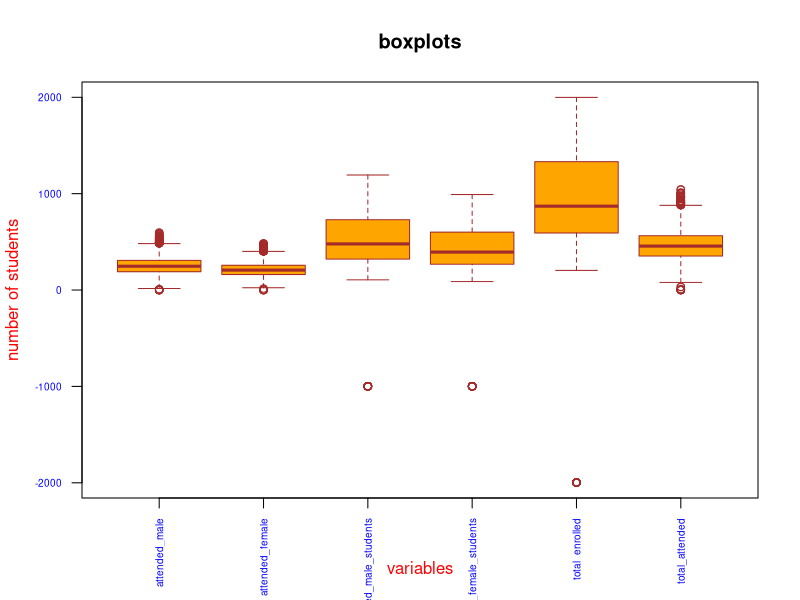
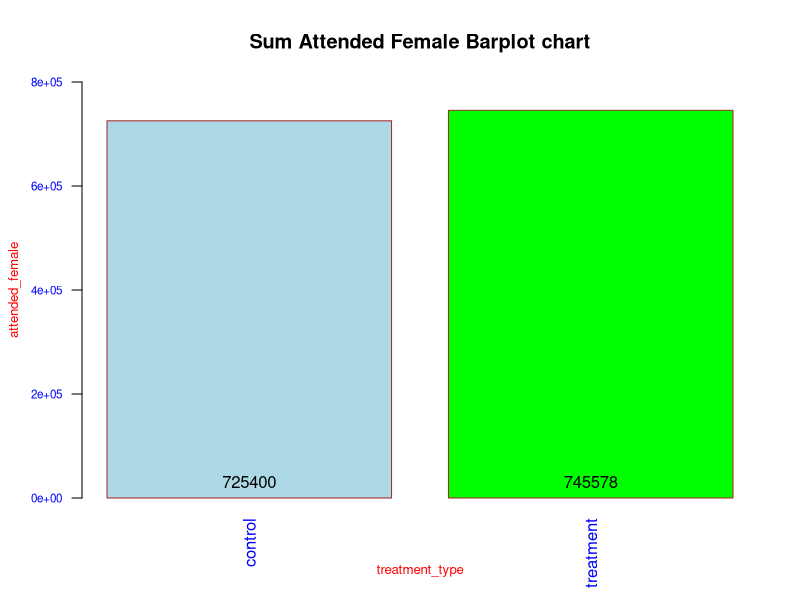
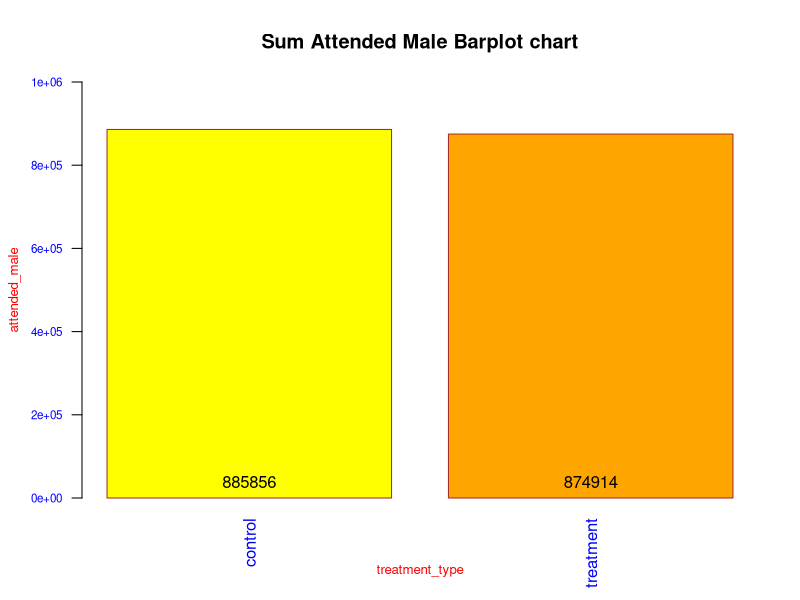
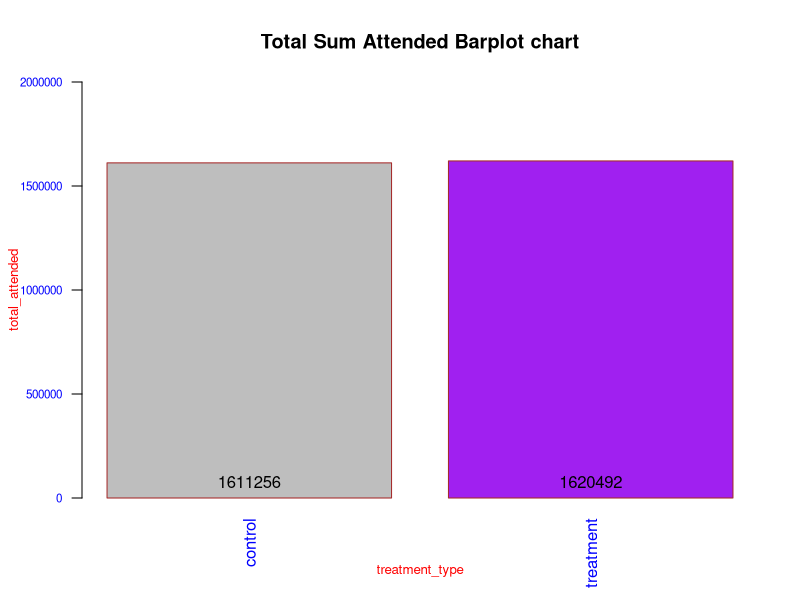
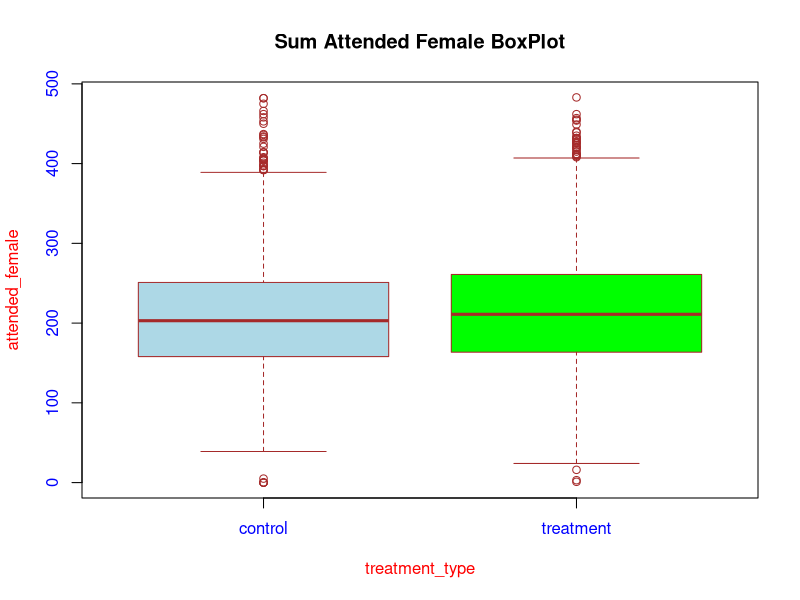
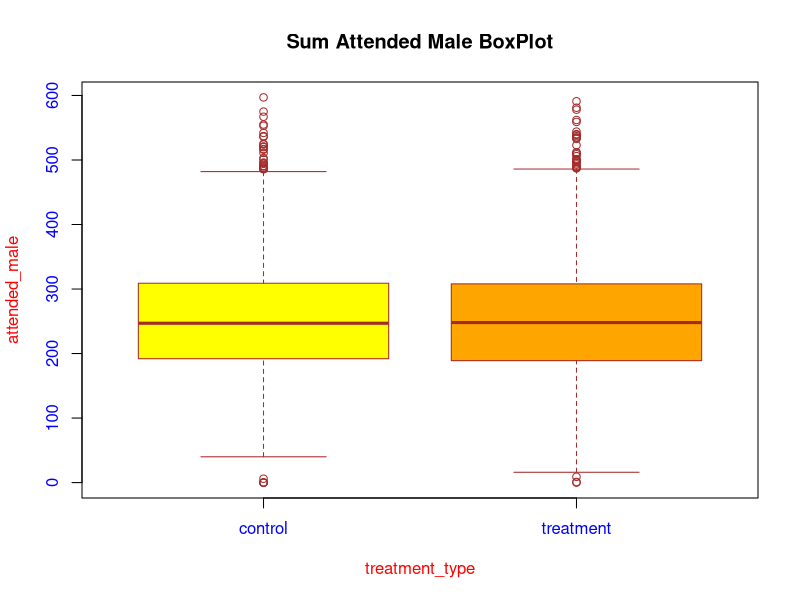
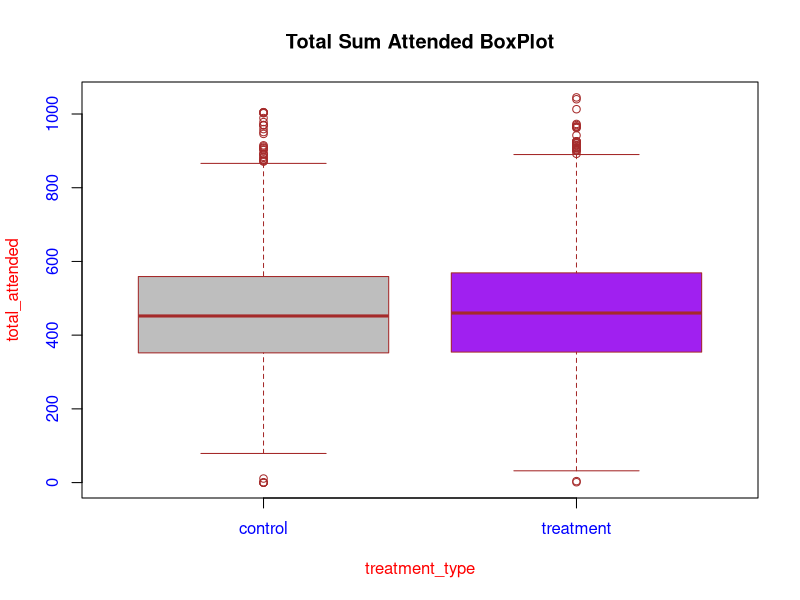
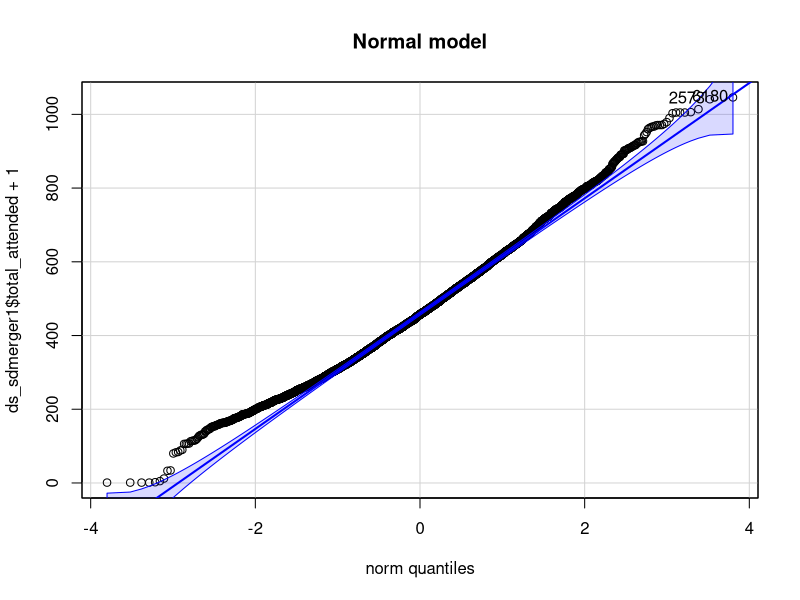

Write R code to recreate these figures, in order.
## ---- chunk 1
## Set Chunk requirements
knitr::opts_chunk$set(echo = TRUE, message = FALSE, warning = FALSE)
#echo=FALSE indicates that the code will not be shown in the final document 
#(though any results/output would still be displayed).
#include=FALSE to have the chunk evaluated, but neither the code nor its output displayed
# warning=FALSE and message=FALSE suppress any R warnings or messages from being included 
#in the final document
## ---- chunk 2
#Import relevant packages
library(stats)
library(psych)
library(ggplot2)
## ---- chunk 3
#loading the excel dataset with two sheets
library("readxl")
setwd('E:/Documents/Reinp/GitHub Respositories/AB_Testing-with-RStudio')
ds_sd<-read_excel('School data.xlsx', sheet = "Data")
View(ds_sd)
attach(ds_sd)

ds_sd1<-read_excel('School data.xlsx', sheet = "District names")
View(ds_sd1)
attach(ds_sd1)
## ---- chunk 4
#learn more about the dataset
help(ds_sd)
??ds_sd
str(ds_sd)
class(ds_sd)
typeof(ds_sd) 
length(ds_sd)
names(ds_sd) #display variable names
#attributes(ds_sd) #names(ds_sd), class(ds_sd), row.names(ds_sd)
## ---- chunk 5
#distribution of input variables
table(ds_sd$district_id)
table(ds_sd1$"DISTRICT ID")
## ---- chunk 6
#unique values per column
unique(ds_sd$district_id)
unique(ds_sd1$"DISTRICT ID")
## ---- chunk 7
#district_id 200 in (ds_sd dataframe) is not in the (ds-sd1 dataframe)
#DISTRICT ID 1 in (ds_sd1 dataframe) is not in the (ds-sd dataframe)
#DISTRICT ID 2 in (ds_sd1 dataframe) is not in the (ds-sd dataframe)
#DISTRICT ID 112 in (ds_sd1 dataframe) is not in the (ds-sd dataframe)
## ---- chunk 8
ds_sdmerge <- merge(ds_sd, ds_sd1, by.x = "district_id", by.y = "DISTRICT ID") #N/A. 
#This is default #Keep rows where there’s a match in both #innerjoin
View(ds_sdmerge)

ds_sdmerge1 <- merge(ds_sd, ds_sd1, by.x = "district_id", by.y = "DISTRICT ID", all.x = TRUE)
#Keep all rows from x, regardless of match in y #leftJoin even if there's no match in y
View(ds_sdmerge1)

ds_sdmerge2 <- merge(ds_sd, ds_sd1, by.x = "district_id", by.y = "DISTRICT ID", all.y = TRUE)
#Keep all rows from y, regardless of match in x #Rightjoin even if there's no match in x
View(ds_sdmerge2)

ds_sdmerge3 <- merge(ds_sd, ds_sd1, by.x = "district_id", by.y = "DISTRICT ID", all= TRUE)
#Keep all rows from x AND from y #Outerjoin 
View(ds_sdmerge3)

#We select default merge for the final data. It keeps rows where there’s a match in both. 
#we get a total of 6970 schools

## ---- chunk 9
#add total_enrolled column by computing the total number of student enrolled and total number 
#of attended in each school
#Get the total number of student enrolled in each school by adding enrolled_male_students 
#and enrolled_female_students columns

#Adding by equation
ds_sdmerge$total_enrolled=ds_sdmerge$enrolled_male_students + ds_sdmerge$enrolled_female_students
ds_sdmerge$total_attended=ds_sdmerge$attended_male + ds_sdmerge$attended_female

#transform() function
ds_sdmerge1 <- transform(ds_sdmerge1, total_enrolled = enrolled_male_students +
                    enrolled_female_students)
ds_sdmerge1 <- transform(ds_sdmerge1, total_attended = attended_male + attended_female)

#apply() function
ds_sdmerge2$total_enrolled <- apply(ds_sdmerge2[,c('enrolled_male_students',
                          'enrolled_female_students')], 1, function(x) sum(x))
ds_sdmerge2$total_attended <- apply(ds_sdmerge2[,c('attended_male', 'attended_female')], 1,
                              function(x) sum(x))

#tidyverse's dplyr
library(dplyr)
ds_sdmerge3 <- mutate(ds_sdmerge3, total_enrolled = enrolled_male_students +
                        enrolled_female_students)
ds_sdmerge3 <- mutate(ds_sdmerge3, total_attended = attended_male + attended_female)

## ---- chunk 10
#summary statistics
summary(ds_sdmerge) #summarizes the dataset
describe(ds_sdmerge)
## ---- chunk 11
#Create the school_id variable by first sorting the data within each district by the total
#number of enrollees per school. Let the ID be 1 for the school within each district with the
#highest number of enrolled students, 2 for the second highest and so on........

ds_sdmerge <- arrange(ds_sdmerge,district_id,desc(total_enrolled))


ds_sdmerger <- ds_sdmerge %>% 
  group_by(district_id) %>% 
  mutate(school_id = rank(desc(total_enrolled), ties.method = "first"))

View(ds_sdmerger)
head(ds_sdmerger)
tail(ds_sdmerger)

## ---- chunk 12
#Check the numeric variables for outliers.
describe(ds_sdmerger)

## We use boxplot to visualize for any outliers

boxplot(ds_sdmerger [, c("attended_male", "attended_female", "enrolled_male_students",
      "enrolled_female_students", "total_enrolled", "total_attended")], main="boxplots",
xlab="variables",
ylab="number of students",
col="orange",
border="brown", las = 2, cex.axis = 0.6, col.axis = 'blue', col.lab = 'red')

## ---- chunk 13
#From the boxplot above, outliers are present in form of negative count of students.
#There are negative values in enrolled_male_students and in enrolled_female_students leading 
#to a negative total_enrolled
## ---- chunk 14
#cleaning data from the outliers
ds_sdmerger1 <- ds_sdmerger[(ds_sdmerger[,8]>0),]
View(ds_sdmerger1)
describe(ds_sdmerger1)
## ---- chunk 15
#Label values for the treatment variable appropriately (1 = Treatment, 0 = Control)
ds_sdmerger1$treatment_type <- factor(ds_sdmerger1$treatment, levels = c(0,1), 
                                      labels = c("control", "treatment"))
View(ds_sdmerger1)


which(is.na(ds_sdmerger1$total_attended)) #check for missing values

which(!complete.cases(ds_sdmerger1))
## ---- chunk 16
#Create a well labelled graphs showing the difference in attendance between treatment 
#and control schools.

bp1 <- barplot(tapply(ds_sdmerger1$attended_female, ds_sdmerger1$treatment_type, FUN=sum), 
    xlab="treatment_type",ylab="attended_female",col=c("lightblue", "green"), 
main="Sum Attended Female Barplot chart",border="brown" , col.axis = 'blue', col.lab = 'red',
cex.axis = 0.7, cex.lab = 0.8, las = 2, ylim=c(0, 800000))
text(bp1, 0, tapply(ds_sdmerger1$attended_female, ds_sdmerger1$treatment_type, FUN=sum), 
     cex=1,pos=3)


bp2 <- barplot(tapply(ds_sdmerger1$attended_male, ds_sdmerger1$treatment_type, FUN=sum),
    xlab="treatment_type",ylab="attended_male",col=c("yellow", "orange"),
    main="Sum Attended Male Barplot chart",border="brown" , col.axis = 'blue', col.lab = 'red',
    cex.axis = 0.7, cex.lab = 0.8, las = 2, ylim=c(0, 1000000))
text(bp2, 0, tapply(ds_sdmerger1$attended_male, ds_sdmerger1$treatment_type, FUN=sum), 
     cex=1,pos=3)


bp3 <- barplot(tapply(ds_sdmerger1$total_attended, ds_sdmerger1$treatment_type, FUN=sum), 
      xlab="treatment_type",ylab="total_attended",col=c("grey", "purple"),
  main="Total Sum Attended Barplot chart",border="brown" , col.axis = 'blue', col.lab = 'red',
  cex.axis = 0.7, cex.lab = 0.8, las = 2, ylim=c(0, 2000000))
text(bp3, 0, tapply(ds_sdmerger1$total_attended, ds_sdmerger1$treatment_type, FUN=sum), 
     cex=1,pos=3)
## ---- chunk 17
#relationship between treatment_type and total_attended by means of a boxplot
boxplot(attended_female ~ treatment_type,
col=c("lightblue", "green"),ds_sdmerger1,
col.axis = 'blue', col.lab = 'red', border="brown",
main="Sum Attended Female BoxPlot")

boxplot(attended_male ~ treatment_type,
col=c("yellow", "orange"),ds_sdmerger1,
col.axis = 'blue', col.lab = 'red', border="brown",
main="Sum Attended Male BoxPlot")


boxplot(total_attended ~ treatment_type,
col=c("gray","purple"),ds_sdmerger1,
col.axis = 'blue', col.lab = 'red', border="brown",
main="Total Sum Attended BoxPlot")
## ---- chunk 18
#finding a fitting distribution for the total attended variable
library(car)
library(MASS) #So that distributions that must be non-zero can make sense of my data

qqp(ds_sdmerger1$total_attended+1, "norm", main="Normal model")

qqp(ds_sdmerger1$total_attended+1, "lnorm", main="LogNormal model") #lnorm means lognormal

# qqp requires estimates of the parameters of the negative binomial, Poisson
# and gamma distributions. You can generate estimates using the fitdistr
# function.

#negative binomial and gamma distributions can only handle positive numbers.
#Poisson distribution can only handle positive whole numbers. 
#Binomial and Poisson distributions are different from the others because they 
#are discrete rather than continuous, which means they quantify distinct, 
#countable events or the probability of these events

nbinom <- fitdistr(ds_sdmerger1$total_attended+1, "Negative Binomial")
qqp(ds_sdmerger1$total_attended+1, "nbinom", size = nbinom$estimate[[1]], mu =
      nbinom$estimate[[2]], main="Negative Binomial model")

pois <- fitdistr(ds_sdmerger1$total_attended+1, "Poisson")
qqp(ds_sdmerger1$total_attended+1, "pois", lambda=pois$estimate, main="Poisson model")

gamma <- fitdistr(ds_sdmerger1$total_attended+1, "gamma")
qqp(ds_sdmerger1$total_attended+1, "gamma", shape = gamma$estimate[[1]], rate =
      gamma$estimate[[2]], main="Gamma model")
## ---- chunk 19
#Armed with the knowledge of which probability distribution fits best, 
#we can try fitting a model


#A mixed model is similar in many ways to a linear model. 
#It estimates the effects of one or more explanatory variables on a response variable.
#The output of a mixed model will give you a list of explanatory values, estimates and
#confidence intervals of their effect sizes, p-values for each effect, and 
#at least one measure of how well the model fits. 
#You should use a mixed model instead of a simple linear model when you have a variable 
#that describes your data sample as a subset of the data you could have collected.

#In a mixed model, we add one or more random effects to our fixed effects.
#These random effects essentially give structure to the error term. 
#this characterizes idiosyncratic variation that is due to individual differences.

#linear models are “fixed-effects-only” models. They have one or more fixed effects and a 
#general error term.

#If data is normally distributed, we can use a linear mixed model (LMM). 
#load the lme4 package and make a call to the function lmer. 
#The first argument to the function is a formula that takes the form y ~ x1 + x2 ...etc.,
#where y is the response variable and x1, x2, etc. are explanatory variables. 
#Random effects are added in with the explanatory variables. 
#Crossed random effects take the form (1 | r1) + (1 | r2) ... 
#while nested random effects take the form (1 | r1 / r2).

#The next argument is where you designate the data frame your variables come from. 
#This is where you can designate whether the mixed model will estimate the parameters
#using maximum likelihood or restricted maximum likelihood. 
#If your random effects are nested, or you have only one random effect, and if your data
#are balanced (i.e., similar sample sizes in each factor group) set REML to FALSE, 
#because you can use maximum likelihood. 
#If your random effects are crossed, don't set the REML argument because it defaults
#to TRUE anyway.
## ---- chunk 20
library(lme4)
#1.We construct the null model first. 
#H0 (called the null hypothesis ): There is no relationship between the two variables.

lmmtreatment.null <- lmer(total_attended ~ total_enrolled + (1 | district_id), 
                          data = ds_sdmerger1, REML = FALSE)
summary(lmmtreatment.null)

#The Anova function does a Wald test, which tells us how confident we are of our 
#estimate of the effect of total enrolled on total attended, and the p-value tells 
#me that I should not be confident at all.
Anova(lmmtreatment.null)
## ---- chunk 21
#2.we construct the full model next
#H1 (called the alternative hypothesis): There exist a relationship between the two variables.

lmmtreatment <- lmer(total_attended ~ treatment + total_enrolled + (1 | district_id), 
                          data = ds_sdmerger1, REML = FALSE)
summary(lmmtreatment)

#The Anova function tells us how confident we are of our estimate of the effect of 
#treatment and total enrolled on total attended, and the p-value tells 
#me that I should not be confident at all.
Anova(lmmtreatment)
## ---- chunk 22
lmmtreat <- lmer(total_attended ~ treatment + (1 | district_id), 
                          data = ds_sdmerger1, REML = FALSE)
summary(lmmtreat)

#The Anova function tells us how confident we are of our estimate of the effect of 
#treatment on total attended, and the p-value tells 
#me that I should not be confident at all.
Anova(lmmtreat)

#The coefficient “treatment” is the slope for the categorical effect of providing meals.
#7.691 means that to go from “control” to “treatment”, total attendance increases 
#by around 8 pupils.
#attendance is lower in control(no meals provided) than in treatment(meals provided), 
#by about 8 pupils.

#oftentimes, model intercepts are not particularly meaningful.
#But this Model intercept is 463.090. If you look back at the boxplot that we constructed
#earlier, you can see that the value 463.090 seems to fall halfway between control 
#and treatment(and this is indeed what this intercept represents). 
#It’s the average of our data for the informal condition

#compared to the other model with the fixed effect total enrolled added, the intercept
#is particularly off as we didn’t inform our model that there’s total enrolled in 
#our dataset. the intercept reduces to 406. The coefficient for the effect of treatment 
#increased to 8.406 from 7.691

#If you want to interpret these results, you’ll most likely need to report some kind 
#of p-value. 
#P-value for treatment in the models are significant(less than 0.05) and reduces 
#from 0.02993 to 0.0159.
#Unfortunately, p-values for mixed models aren’t as straightforward as they are 
#for the linear model.

#Rather than getting a p-value straightforwardly from your model, we get a p-value from a
#comparison of two models.

#Thus we focus on the Likelihood Ratio Test as a means to attain p-values.
#Likelihood is the probability of seeing the data you collected given your model.
#The logic of the likelihood ratio test is to compare the likelihood of two models
#with each other. First, the model without the factor that you’re interested in (the
#null model), then the model with the factor that you’re interested in.
## ---- chunk 23
#3. We have two models to compare with each other – one with the effect in
#question, one without the effect in question. 
#We perform the likelihood ratio test using the anova() function:

anova(lmmtreatment.null,lmmtreatment)

#we compared a full model (with the fixed effects in question) against a reduced(null) 
#model without the effects in question. 
#we conclude that a fixed effect treatment is significant as the difference between the
#likelihood of these two models is significant.

#treatment(providing primary school pupils with a free meal on school days) affected total 
#attendance (chisq.(1)=5.8116, p=0.01592), increasing it by about 8.406(8pupils) ± 3.486(3 pupils)
## ---- chunk 24

coef(lmmtreatment)

#You see that each district is assigned a different intercept given that we’ve told the 
#model with “(1|district_id)”

#Note also that the fixed effects (treatment and total_enrolled) are all the same for all
#district_id. Our model is what is called a random intercept model. 
#In this model, we account for baseline-differences in total attended, but we assume that
#whatever the effect of treatment is, it’s going to be the same for all subjects and items.

#But is that a valid assumption? often times it’s not – it is quite expected
#that some district-id would elicit more or less treatments. That is, the effect of
#providing meals might be different for different district-id.

## ---- chunk 25
#Thus what we need is a random slope model, where district_id is not only allowed to have 
#differing intercepts,but where they are also allowed to have different slopes for the 
#effect of providing meals

lmmtreatmentRS <- lmer(total_attended ~ treatment + total_enrolled + 
        (1+treatment|district_id), data = ds_sdmerger1, REML = FALSE)
summary(lmmtreatmentRS)

lmmtreatmentRS.null <- lmer(total_attended ~ total_enrolled + (1+treatment|district_id), 
        data = ds_sdmerger1, REML = FALSE)
summary(lmmtreatmentRS.null)

#The notation “(1+treatment | district_id)” means that you tell the model to expect differing 
#baseline-levels of total_attended (the intercept, represented by 1) as well as differing
#responses to the main factor which is “treatment” in this case

anova(lmmtreatmentRS.null,lmmtreatmentRS)

#we conclude that a fixed effect treatment for random slope model is not significant as the 
#difference between the likelihood of these two models is 0.1254.(greater than 0.05)

coef(lmmtreatmentRS)

